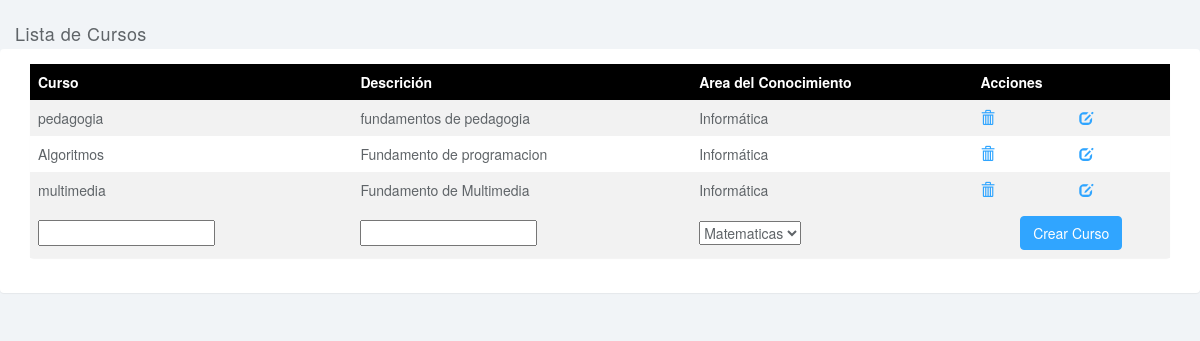
Page /admin/crearcurso.php on the committed database.
### tables this page shows
CREATE TABLE IF NOT EXISTS `cursos` (
  `id_curso` int(11) NOT NULL AUTO_INCREMENT,
  `nombre_curso` varchar(45) DEFAULT NULL,
  `descripcion_curso` varchar(45) DEFAULT NULL,
  `id_area_conocimiento` int(11) NOT NULL,
  PRIMARY KEY (`id_curso`),
  KEY `fk_curso_area_conocimiento1_idx` (`id_area_conocimiento`)
);

CREATE TABLE IF NOT EXISTS `areas_conocimiento` (
  `id_area_conocimiento` int(11) NOT NULL AUTO_INCREMENT,
  `nombre_area_conocimiento` varchar(45) DEFAULT NULL,
  `descripcion_area_conocimiento` varchar(45) DEFAULT NULL,
  PRIMARY KEY (`id_area_conocimiento`)
);

### admin/crearcurso.php (the view, shortened to what this page needs)
<!DOCTYPE html>
<html lang="en">
<head>
<link href="css/bootstrap.min.css" rel="stylesheet">
<link href="css/styles.css" rel="stylesheet">
</head>
<body>
<div class="row">
	<div class="col-lg-12">
		<div class="panel-heading">
		Lista de Cursos
		</div>
		<div class="login-panel panel panel-default">
			<div class="panel-body">
				<div style="overflow-x:auto;">
					<div class="col-lg-12">
						<div class="panel panel-default">
							<table>
						        <tr>
									<th data-field="curso" data-sortable="true" >Curso</th>
									<th data-field="descripcion" data-sortable="true">Descrición</th>
									<th data-field="area_conocimiento"  data-sortable="true">Area del Conocimiento</th>
									<th data-field="acciones" data-sortable="true" colspan=2>Acciones</th>
								</tr>
								<?php
								include ("../conex/conexion.php");
								$area=mysqli_query($conexion,"SELECT id_area_conocimiento, nombre_area_conocimiento FROM areas_conocimiento") or die ("Problema en la consulta select area");
								$registros=mysqli_query($conexion, "SELECT cursos.*, areas_conocimiento.nombre_area_conocimiento FROM cursos
								INNER JOIN areas_conocimiento ON cursos.id_area_conocimiento=areas_conocimiento.id_area_conocimiento;")or die ("Problemas en la consulta");
								while ($reg=mysqli_fetch_array($registros)){
								echo "<tr><td>".$reg['nombre_curso']."</td><td>".$reg['descripcion_curso']."</td><td>".$reg['nombre_area_conocimiento']."</td><td><a href=./eliminarcurso.php?id=".$reg['id_curso']."><span class='glyphicon glyphicon-trash'></span></a></td><td><a href=./frmactualizarcurso.php?id=".$reg['id_curso']."><span class='glyphicon glyphicon-edit'></span></a></td></tr>";
								}
								?>
								<form  action="addcurso.php" method="POST">
								<tr>
								<td><input type="text"  name="curso"></td>
								<td><input type="text"  name="descripcion"></td>
								<td><select name='area'>
								<?php
								while($row=mysqli_fetch_row($area))	{
								echo" <option value='$row[0]'>$row[1]</opcion>";
								}
								?>
								</td>
								<td colspan=2><center><input type="submit" class="btn btn-primary" value="Crear Curso"></center></td>
								</tr>
								</form>
							</table>
						</div>
					</div>
				</div>
			</div>
		</div>
	</div>
</div>
</body>
</html>

### admin/css/styles.css (style rules this page uses)
body { background: #f1f4f7; padding-top: 23px; color: #5f6468; }
a, a:hover, a:focus { color: #30a5ff; }
.btn-primary, .btn-primary:hover, .btn-primary:focus, .btn-primary:active, .btn-primary.active, .open > .dropdown-toggle.btn-primary, .btn-primary.disabled, .btn-primary[disabled], fieldset[disabled] .btn-primary, .btn-primary.disabled:hover, .btn-primary[disabled]:hover, fieldset[disabled] .btn-primary:hover, .btn-primary.disabled:focus, .btn-primary[disabled]:focus, fieldset[disabled] .btn-primary:focus, .btn-primary.disabled:active, .btn-primary[disabled]:active, fieldset[disabled] .btn-primary:active, .btn-primary.disabled.active, .btn-primary[disabled].active, fieldset[disabled] .btn-primary.active { background-color: #30a5ff; border-color: #30a5ff; }
.panel { border: 0; }
.panel-heading { font-size: 18px; font-weight: 300; letter-spacing: 0.025em; height: 26px; line-height: 0px; }

### admin/crearcurso.php (style rules this page uses)
table { border-collapse: collapse; width: 100%; }
th { background-color: #000000; color: white; }
th, td { text-align: left; padding: 8px; }
tr:nth-child(even) { background-color: #f2f2f2 }

### rows in the picture
cursos: nombre_curso "pedagogia", descripcion_curso "fundamentos de pedagogia", id_area_conocimiento.nombre_area_conocimiento "Informática"
cursos: nombre_curso "Algoritmos", descripcion_curso "Fundamento de programacion", id_area_conocimiento.nombre_area_conocimiento "Informática"
cursos: nombre_curso "multimedia", descripcion_curso "Fundamento de Multimedia", id_area_conocimiento.nombre_area_conocimiento "Informática"

### other values in the picture
form field area "Matematicas"
